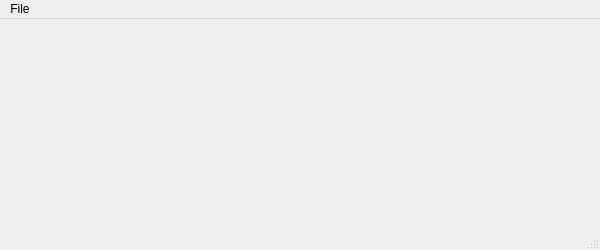
<?xml version="1.0" encoding="UTF-8"?>
<ui version="4.0">
 <class>blurfilterMainWindow</class>
 <widget class="QMainWindow" name="blurfilterMainWindow">
  <property name="geometry">
   <rect>
    <x>0</x>
    <y>0</y>
    <width>600</width>
    <height>250</height>
   </rect>
  </property>
  <property name="windowTitle">
   <string>blurfilter</string>
  </property>
  <widget class="QWidget" name="centralwidget"/>
  <widget class="QMenuBar" name="menubar">
   <property name="geometry">
    <rect>
     <x>0</x>
     <y>0</y>
     <width>600</width>
     <height>22</height>
    </rect>
   </property>
   <widget class="QMenu" name="menuFile">
    <property name="title">
     <string>File</string>
    </property>
    <addaction name="actionExit"/>
   </widget>
   <addaction name="menuFile"/>
  </widget>
  <widget class="QStatusBar" name="statusbar"/>
  <action name="actionExit">
   <property name="text">
    <string>Exit</string>
   </property>
  </action>
 </widget>
 <resources/>
 <connections/>
</ui>
